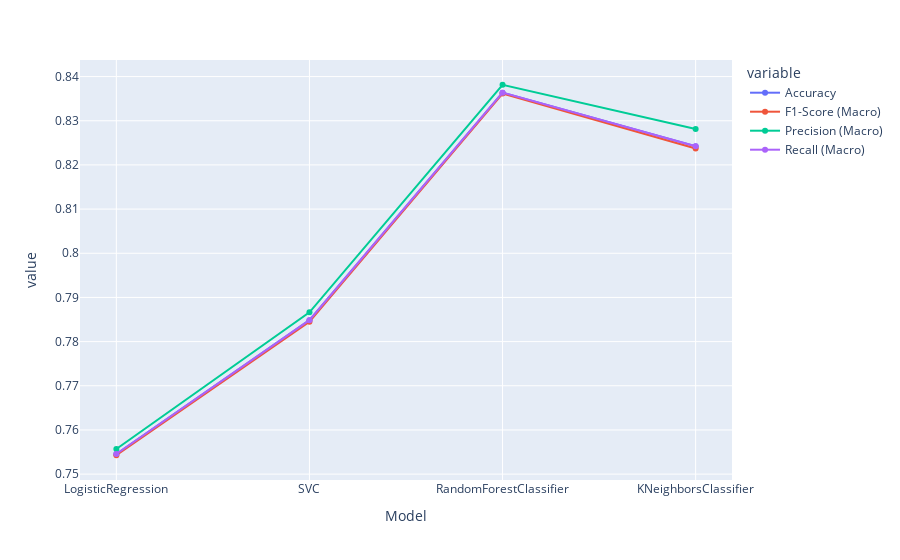

Notebook cell for this chart:
### Code cell
px.line(metrics, x="Model", y=metrics.columns[1:], markers=True).show()

### Figure 1 — Plotly figure (JSON) as saved in the notebook; plotly's stock layout.template omitted (floating-point values rounded to 4 significant figures)
{"data": [{"hovertemplate": "variable=Accuracy<br>Model=%{x}<br>value=%{y}<extra></extra>", "legendgroup": "Accuracy", "line": {"color": "#636efa", "dash": "solid"}, "marker": {"symbol": "circle"}, "mode": "lines+markers", "name": "Accuracy", "orientation": "v", "showlegend": true, "type": "scatter", "x": ["LogisticRegression", "SVC", "RandomForestClassifier", "KNeighborsClassifier"], "xaxis": "x", "y": [0.7545, 0.7848, 0.8364, 0.8242], "yaxis": "y"}, {"hovertemplate": "variable=F1-Score (Macro)<br>Model=%{x}<br>value=%{y}<extra></extra>", "legendgroup": "F1-Score (Macro)", "line": {"color": "#EF553B", "dash": "solid"}, "marker": {"symbol": "circle"}, "mode": "lines+markers", "name": "F1-Score (Macro)", "orientation": "v", "showlegend": true, "type": "scatter", "x": ["LogisticRegression", "SVC", "RandomForestClassifier", "KNeighborsClassifier"], "xaxis": "x", "y": [0.7543, 0.7845, 0.8361, 0.8237], "yaxis": "y"}, {"hovertemplate": "variable=Precision (Macro)<br>Model=%{x}<br>value=%{y}<extra></extra>", "legendgroup": "Precision (Macro)", "line": {"color": "#00cc96", "dash": "solid"}, "marker": {"symbol": "circle"}, "mode": "lines+markers", "name": "Precision (Macro)", "orientation": "v", "showlegend": true, "type": "scatter", "x": ["LogisticRegression", "SVC", "RandomForestClassifier", "KNeighborsClassifier"], "xaxis": "x", "y": [0.7557, 0.7866, 0.8382, 0.8281], "yaxis": "y"}, {"hovertemplate": "variable=Recall (Macro)<br>Model=%{x}<br>value=%{y}<extra></extra>", "legendgroup": "Recall (Macro)", "line": {"color": "#ab63fa", "dash": "solid"}, "marker": {"symbol": "circle"}, "mode": "lines+markers", "name": "Recall (Macro)", "orientation": "v", "showlegend": true, "type": "scatter", "x": ["LogisticRegression", "SVC", "RandomForestClassifier", "KNeighborsClassifier"], "xaxis": "x", "y": [0.7545, 0.7848, 0.8364, 0.8242], "yaxis": "y"}], "layout": {"legend": {"title": {"text": "variable"}, "tracegroupgap": 0}, "margin": {"t": 60}, "xaxis": {"anchor": "y", "domain": [0, 1], "title": {"text": "Model"}}, "yaxis": {"anchor": "x", "domain": [0, 1], "title": {"text": "value"}}}}
